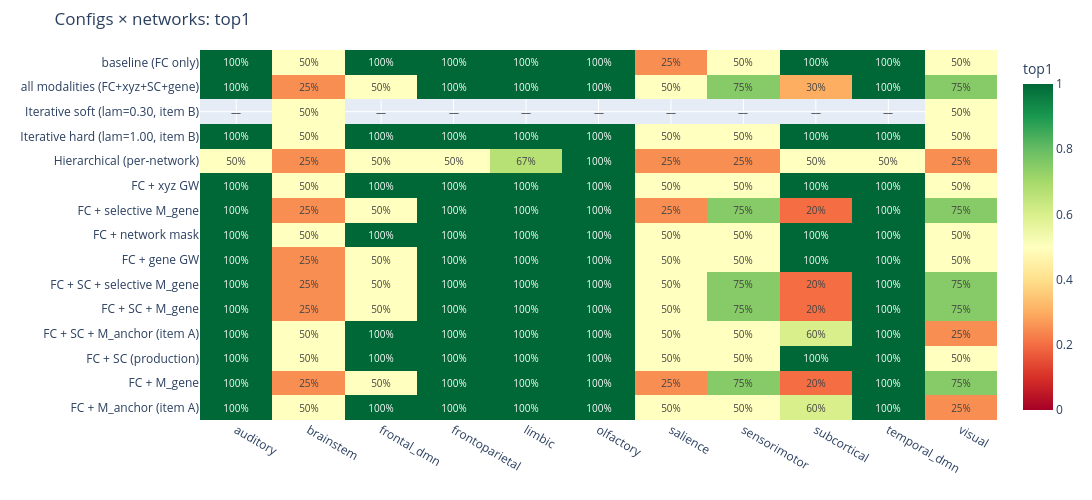

The cell this chart's notebook holds for it:
### Markdown cell above
## 5. Per-network heatmap

The variance across networks is the story — most configs land 100% on the
easy networks (auditory, frontoparietal, frontal_dmn, ...) and 25-50% on
the hard ones (visual, brainstem, sensorimotor, salience, subcortical).

### Code cell
plot_per_network_heatmap(long_df)

### Figure 1 — Plotly figure (JSON) as saved in the notebook; plotly's stock layout.template omitted (floating-point values rounded to 4 significant figures; data arrays with more than 128 entries replaced by an {"elided": "..."} marker saying what was removed)
{"data": [{"colorbar": {"title": {"text": "top1"}}, "colorscale": [[0, "rgb(165,0,38)"], [0.1, "rgb(215,48,39)"], [0.2, "rgb(244,109,67)"], [0.3, "rgb(253,174,97)"], [0.4, "rgb(254,224,139)"], [0.5, "rgb(255,255,191)"], [0.6, "rgb(217,239,139)"], [0.7, "rgb(166,217,106)"], [0.8, "rgb(102,189,99)"], [0.9, "rgb(26,152,80)"], [1, "rgb(0,104,55)"]], "text": {"elided": "15x11 str values"}, "textfont": {"size": 10}, "texttemplate": "%{text}", "type": "heatmap", "x": ["auditory", "brainstem", "frontal_dmn", "frontoparietal", "limbic", "olfactory", "salience", "sensorimotor", "subcortical", "temporal_dmn", "visual"], "y": ["FC + M_anchor (item A)", "FC + M_gene", "FC + SC (production)", "FC + SC + M_anchor (item A)", "FC + SC + M_gene", "FC + SC + selective M_gene", "FC + gene GW", "FC + network mask", "FC + selective M_gene", "FC + xyz GW", "Hierarchical (per-network)", "Iterative hard (lam=1.00, item B)", "Iterative soft (lam=0.30, item B)", "all modalities (FC+xyz+SC+gene)", "baseline (FC only)"], "z": {"elided": "15x11 float values"}, "zmax": 1, "zmin": 0}], "layout": {"height": 500, "margin": {"b": 80, "l": 200, "r": 20, "t": 50}, "title": {"text": "Configs × networks: top1"}, "width": 1100}}
